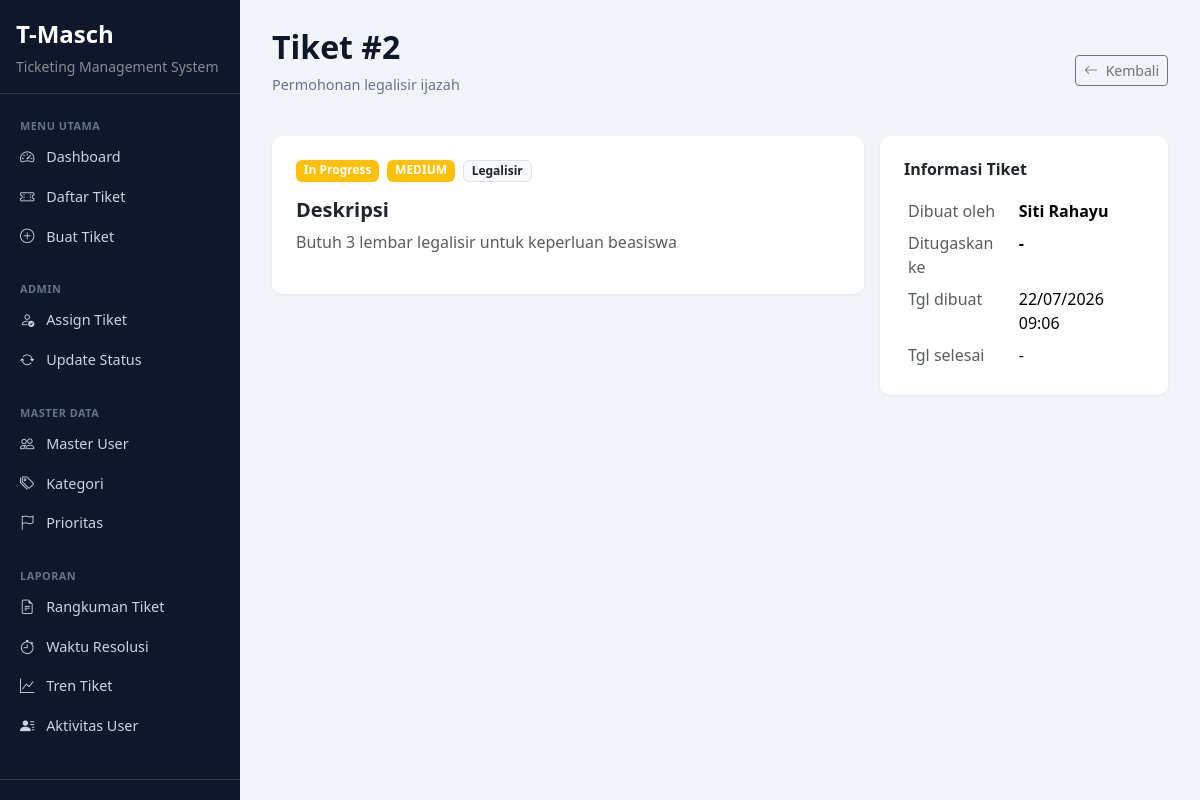
The app's page /tickets/detail.php?id=2 (signed in) with its own data.
### tables this page shows
CREATE TABLE IF NOT EXISTS tickets (
    id              INT PRIMARY KEY AUTO_INCREMENT,
    title           VARCHAR(200) NOT NULL,
    description     TEXT,
    category_id     INT NOT NULL,
    priority_id     INT,
    status_id       INT NOT NULL DEFAULT 1,
    created_by      INT NOT NULL,
    assigned_to     INT,
    resolution_note TEXT,
    created_at      DATETIME DEFAULT CURRENT_TIMESTAMP,
    resolved_at     DATETIME NULL,
    FOREIGN KEY (category_id) REFERENCES categories(id),
    FOREIGN KEY (priority_id) REFERENCES priorities(id),
    FOREIGN KEY (status_id)   REFERENCES statuses(id),
    FOREIGN KEY (created_by)  REFERENCES users(id),
    FOREIGN KEY (assigned_to) REFERENCES users(id)
);

CREATE TABLE IF NOT EXISTS statuses (
    id   INT PRIMARY KEY AUTO_INCREMENT,
    name VARCHAR(20) NOT NULL
);

CREATE TABLE IF NOT EXISTS priorities (
    id   INT PRIMARY KEY AUTO_INCREMENT,
    name VARCHAR(20) NOT NULL
);

CREATE TABLE IF NOT EXISTS categories (
    id   INT PRIMARY KEY AUTO_INCREMENT,
    name VARCHAR(100) NOT NULL
);

CREATE TABLE IF NOT EXISTS users (
    id         INT PRIMARY KEY AUTO_INCREMENT,
    username   VARCHAR(50)  NOT NULL UNIQUE,
    password   VARCHAR(50)  NOT NULL,
    full_name  VARCHAR(100) NOT NULL,
    role_id    INT          NOT NULL,
    department VARCHAR(100),
    FOREIGN KEY (role_id) REFERENCES roles(id)
);

### tickets/detail.php (the view, shortened to what this page needs)
<?php
require_once __DIR__ . '/../includes/auth.php';
require_once __DIR__ . '/../config/db.php';
$id = intval($_GET['id'] ?? 0);
$stmt = $conn->prepare(
    "SELECT t.*, c.name AS kategori, p.name AS prioritas,
            s.name AS status, cb.full_name AS dibuat_oleh,
            COALESCE(ab.full_name,'-') AS ditugaskan
     FROM tickets t
     JOIN categories c ON t.category_id = c.id
     LEFT JOIN priorities p ON t.priority_id = p.id
     JOIN statuses s ON t.status_id = s.id
     JOIN users cb ON t.created_by = cb.id
     LEFT JOIN users ab ON t.assigned_to = ab.id
     WHERE t.id = ?"
);
$stmt->bind_param("i", $id);
$stmt->execute();
$ticket = $stmt->get_result()->fetch_assoc();
require_once __DIR__ . '/../includes/header.php';
?>
<div class="page-header d-flex justify-content-between align-items-center">
    <div>
        <h2>Tiket #<?= $ticket['id'] ?></h2>
        <p><?= h($ticket['title']) ?></p>
    </div>
    <a href="list.php" class="btn btn-outline-secondary btn-sm">
        <i class="bi bi-arrow-left me-1"></i> Kembali
    </a>
</div>
<div class="row g-3">
    <div class="col-md-8">
        <div class="card mb-3">
            <div class="card-body p-4">
                <div class="d-flex gap-2 mb-3">
                    <?= statusBadge($ticket['status']) ?>
                    <?= $ticket['prioritas'] ? priorityBadge($ticket['prioritas']) : '' ?>
                    <span class="badge bg-light text-dark border"><?= h($ticket['kategori']) ?></span>
                </div>
                <h5 class="fw-semibold">Deskripsi</h5>
                <p class="text-muted"><?= nl2br(h($ticket['description'] ?: '-')) ?></p>
            </div>
        </div>
    </div>
    <div class="col-md-4">
        <div class="card">
            <div class="card-body p-4">
                <h6 class="fw-semibold mb-3">Informasi Tiket</h6>
                <table class="table table-sm table-borderless mb-0">
                    <tr><td class="text-muted">Dibuat oleh</td><td class="fw-semibold"><?= h($ticket['dibuat_oleh']) ?></td></tr>
                    <tr><td class="text-muted">Ditugaskan ke</td><td class="fw-semibold"><?= h($ticket['ditugaskan']) ?></td></tr>
                    <tr><td class="text-muted">Tgl dibuat</td><td><?= date('d/m/Y H:i', strtotime($ticket['created_at'])) ?></td></tr>
                    <tr><td class="text-muted">Tgl selesai</td>
                        <td><?= $ticket['resolved_at'] ? date('d/m/Y H:i', strtotime($ticket['resolved_at'])) : '-' ?></td></tr>
                </table>
            </div>
        </div>
    </div>
</div>
<?php require_once __DIR__ . '/../includes/footer.php'; ?>

### includes/auth.php (shortened to what this page needs)
<?php
function h($str)
{
    return htmlspecialchars($str ?? '', ENT_QUOTES, 'UTF-8');
}
function statusBadge($statusName)
{
    $map = [
        'Open'        => 'primary',
        'In Progress' => 'warning',
        'Closed'      => 'secondary',
    ];
    $color = $map[$statusName] ?? 'secondary';
    return '<span class="badge bg-' . $color . '">' . h($statusName) . '</span>';
}
function priorityBadge($priorityName)
{
    $map = [
        'LOW'      => 'success',
        'MEDIUM'   => 'warning',
        'HIGH'     => 'orange',
        'CRITICAL' => 'danger',
    ];
    $color = $map[$priorityName] ?? 'secondary';
    return '<span class="badge bg-' . $color . '">' . h($priorityName) . '</span>';
}

### assets/css/style.css (style rules this page uses)
body { background-color: #f1f5f9; font-family: 'Segoe UI', system-ui, sans-serif; }
.card { border: none; border-radius: 10px; box-shadow: 0 1px 3px rgba(0,0,0,0.06); }
.page-header { margin-bottom: 24px; }
.page-header h2 { font-weight: 700; color: #0f172a; }
.page-header p { color: #64748b; font-size: 0.9rem; }

### records on screen
tickets: id "2", title "Permohonan legalisir ijazah", status.name "In Progress", priority.name "MEDIUM", category.name "Legalisir", description "Butuh 3 lembar legalisir untuk keperluan beasiswa", created_by.full_name "Siti Rahayu", created_at "22/07/2026 09:06"

### other values on screen
$ticket['ditugaskan'] "-"
